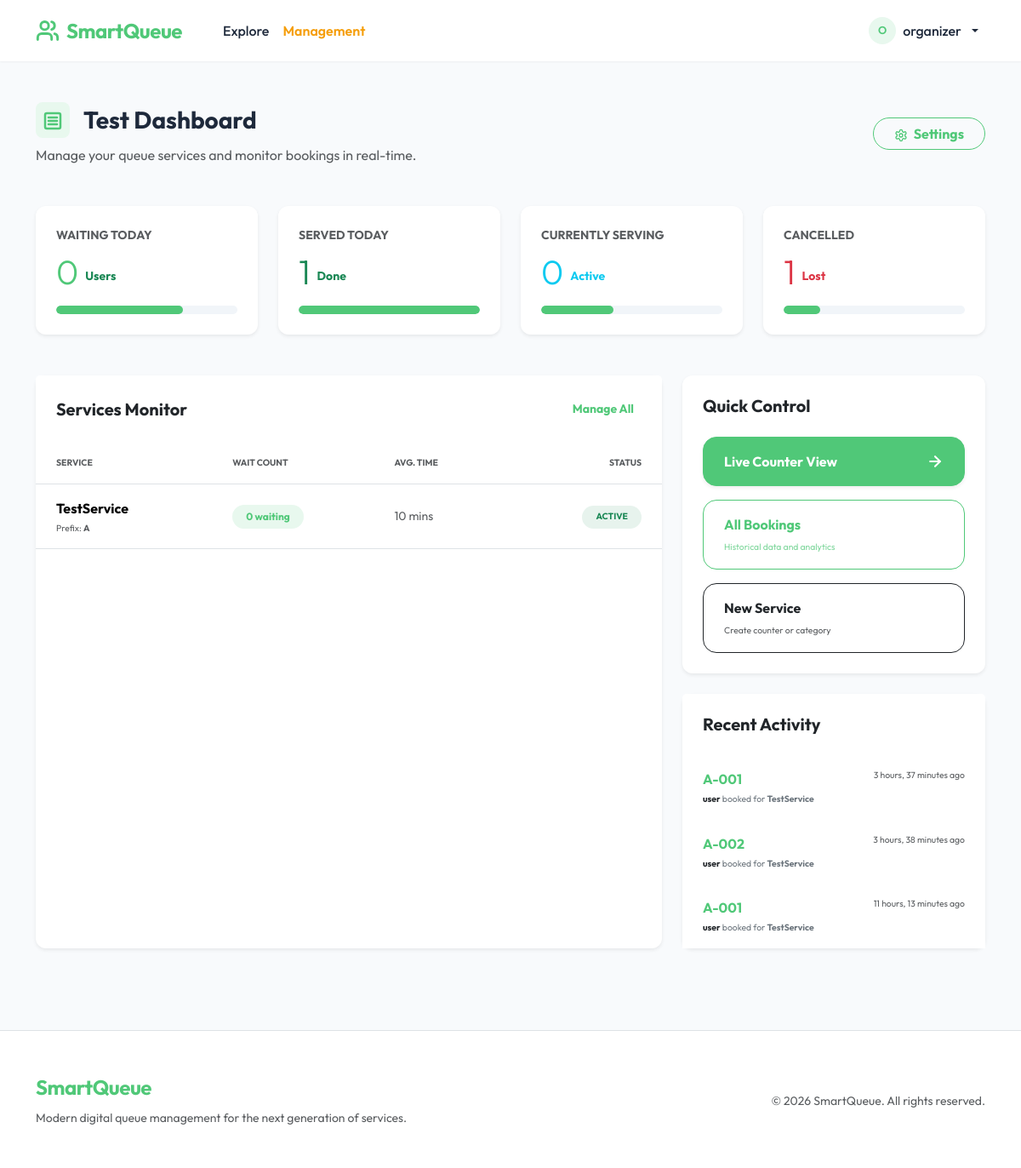
/organizer/test/dashboard/ (signed in), run on an earlier commit of the app's database.
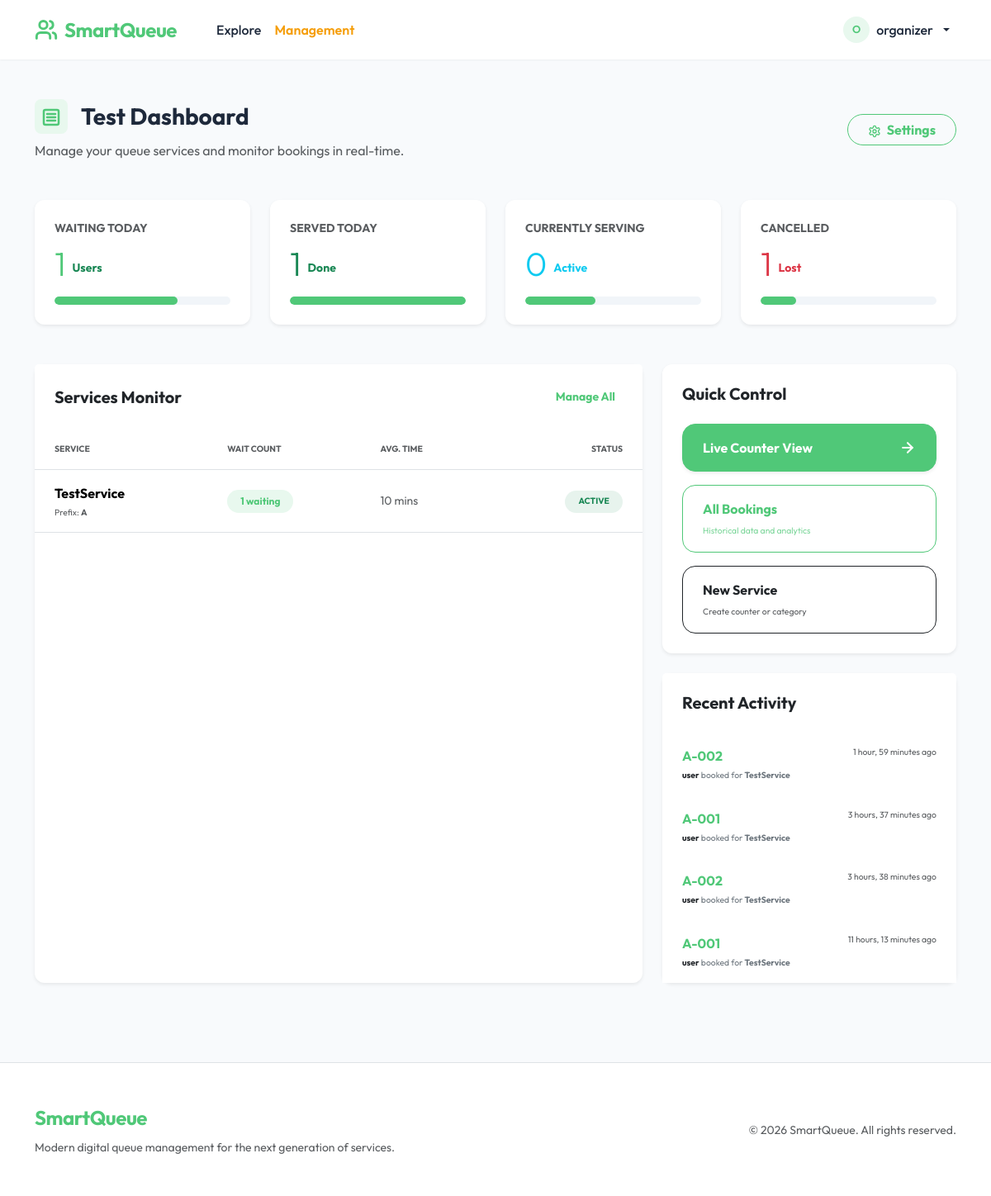
And on a later commit of the database.
### apps/organizations/models.py (models this page shows, shortened)
class Service(models.Model):
    organization = models.ForeignKey(Organization, on_delete=models.CASCADE, related_name='services')
    name = models.CharField(max_length=200)
    avg_service_time = models.IntegerField(default=10, help_text='Minutes per person')
    token_prefix = models.CharField(max_length=5, default='A')
    is_active = models.BooleanField(default=True)
    created_at = models.DateTimeField(auto_now_add=True)
    class Meta:
        ordering = ['name']

### apps/queue/models.py (models this page shows, shortened)
class Token(models.Model):
    STATUS_WAITING = 'waiting'
    STATUS_CALLED = 'called'
    STATUS_SERVING = 'serving'
    STATUS_COMPLETED = 'completed'
    STATUS_CANCELLED = 'cancelled'
    STATUS_CHOICES = [
        (STATUS_WAITING, 'Waiting'),
        (STATUS_CALLED, 'Called'),
        (STATUS_SERVING, 'Serving'),
        (STATUS_COMPLETED, 'Completed'),
        (STATUS_CANCELLED, 'Cancelled'),
    ]
    token_number = models.CharField(max_length=20)
    service = models.ForeignKey('organizations.Service', on_delete=models.CASCADE, related_name='tokens')
    user = models.ForeignKey(settings.AUTH_USER_MODEL, on_delete=models.CASCADE, related_name='tokens')
    organization = models.ForeignKey(
        'organizations.Organization',
        on_delete=models.CASCADE,
        related_name='tokens',
    )
    status = models.CharField(max_length=20, choices=STATUS_CHOICES, default=STATUS_WAITING)
    created_at = models.DateTimeField(auto_now_add=True)
    estimated_time = models.DateTimeField(null=True, blank=True)
    called_at = models.DateTimeField(null=True, blank=True)
    completed_at = models.DateTimeField(null=True, blank=True)
    is_emergency = models.BooleanField(default=False)
    emergency_reason = models.TextField(blank=True)
    emergency_document = models.FileField(upload_to='emergency_docs/', blank=True, null=True)
    emergency_approved = models.BooleanField(default=False)
    booking_date = models.DateField()
    archived = models.BooleanField(default=False)
    class Meta:
        ordering = ['created_at']
        constraints = [
            models.UniqueConstraint(
                fields=['service', 'token_number', 'booking_date'],
                name='uniq_token_number_per_service_day',
            ),
        ]

### apps/organizations/organizer_views.py (the view)
# urls.py: path('organizer/<slug:slug>/dashboard/', organizer_views.OrganizerDashboardView.as_view(), name='organizer_dashboard'),
class OrganizerDashboardView(OrganizerRequiredMixin, DetailView):
    model = Organization
    template_name = 'organizations/organizer/dashboard.html'
    context_object_name = 'organization'
    slug_url_kwarg = 'slug'
    def get_context_data(self, **kwargs):
        context = super().get_context_data(**kwargs)
        organization = self.get_object()
        today = timezone.localdate()
        all_tokens = Token.objects.filter(organization=organization)
        tokens_today = all_tokens.filter(booking_date=today)
        context['waiting_today'] = all_tokens.filter(status=Token.STATUS_WAITING).count()
        context['serving_today'] = all_tokens.filter(status=Token.STATUS_SERVING).count()
        context['completed_today'] = tokens_today.filter(status=Token.STATUS_COMPLETED).count()
        context['cancelled_today'] = tokens_today.filter(status=Token.STATUS_CANCELLED).count()
        context['recent_bookings'] = Token.objects.filter(
            organization=organization
        ).select_related('service', 'user').order_by('-created_at')[:10]
        context['services'] = organization.services.annotate(
            waiting_count=Count('tokens', filter=Q(tokens__status=Token.STATUS_WAITING))
        )
        context['today_bookings'] = Token.objects.filter(
            organization=organization,
            status__in=[Token.STATUS_WAITING, Token.STATUS_CALLED, Token.STATUS_SERVING]
        ).select_related('service', 'user').order_by('created_at')
        return context

### apps/organizations/organizer_views.py (called while the page is built)
    def test_func(self):
        org_slug = self.kwargs.get('slug') or self.kwargs.get('org_slug')
        if not org_slug:
            service_id = self.kwargs.get('service_id')
            if service_id:
                service = get_object_or_404(Service, pk=service_id)
                organization = service.organization
            else:
                return False
        else:
            organization = get_object_or_404(Organization, slug=org_slug)
        return self.request.user.is_staff or organization.organizers.filter(pk=self.request.user.pk).exists()

### apps/templates/organizations/organizer/dashboard.html (shortened to what the changed rows need)
{% extends "base.html" %}  {% block content %}
<div class="row align-items-center mb-5">
  <div class="col-md-8">
    <div class="d-flex align-items-center gap-3 mb-2">
      <h1 class="h3 fw-bold mb-0">{{ organization.name }} Dashboard</h1>
    </div>
  </div>
</div>
<div class="row g-4 mb-5">
  <div class="col-md-3">
    <div
      class="card border-0 shadow-sm overflow-hidden"
      style="border-radius: 16px"
    >
      <div class="card-body p-4">
        <div class="d-flex align-items-end gap-2">
          <div class="display-6 fw-extrabold text-primary">
            {{ waiting_today }}
          </div>
          <div class="small text-success fw-bold mb-2">Users</div>
        </div>
      </div>
    </div>
  </div>
</div>
<div class="row g-4">
  <div class="col-lg-8">
    <div class="card border-0 shadow-sm h-100" style="border-radius: 20px">
      <div class="card-body p-0">
        <div class="table-responsive">
          <table class="table table-hover align-middle mb-0">
            <thead class="bg-light">
              <tr>
                <th class="ps-4 py-3 text-muted x-small fw-bold text-uppercase">
                  Service
                </th>
                <th class="py-3 text-muted x-small fw-bold text-uppercase">
                  Wait Count
                </th>
                <th class="py-3 text-muted x-small fw-bold text-uppercase">
                  Avg. Time
                </th>
                <th
                  class="pe-4 py-3 text-muted x-small fw-bold text-uppercase text-end"
                >
                  Status
                </th>
              </tr>
            </thead>
            <tbody>
              {% for service in services %}
              <tr>
                <td class="ps-4 py-3 fw-bold">
                  {{ service.name }}
                  <div class="x-small text-muted fw-normal mt-1">
                    Prefix:
                    <span class="fw-bold">{{ service.token_prefix }}</span>
                  </div>
                </td>
                <td class="py-3">
                  <span
                    class="badge bg-primary-light text-primary rounded-pill px-3 py-2 fw-bold"
                    >{{ service.waiting_count }} waiting</span
                  >
                </td>
                <td class="py-3 text-muted small">
                  {{ service.avg_service_time }} mins
                </td>
                <td class="pe-4 py-3 text-end">
                  {% if service.is_active %}
                  <span
                    class="badge bg-success bg-opacity-10 text-success px-3 py-2 rounded-pill fw-bold"
                    style="font-size: 0.65rem"
                    >ACTIVE</span
                  >
                  {% else %}
                  <span
                    class="badge bg-danger bg-opacity-10 text-danger px-3 py-2 rounded-pill fw-bold"
                    style="font-size: 0.65rem"
                    >INACTIVE</span
                  >
                  {% endif %}
                </td>
              </tr>
              {% empty %}
              <tr>
                <td colspan="4" class="text-center py-5 text-muted small">
                  No services found.
                </td>
              </tr>
              {% endfor %}
            </tbody>
          </table>
        </div>
      </div>
    </div>
  </div>
  <div class="col-lg-4">
    <div class="card border-0 shadow-sm" style="border-radius: 20px">
      <div class="card-body p-0">
        <div class="list-group list-group-flush">
          {% for token in recent_bookings %}
          <div class="list-group-item px-4 py-3 border-0">
            <div class="d-flex justify-content-between align-items-start mb-1">
              <span class="fw-bold text-primary">{{ token.token_number }}</span>
              <span class="x-small text-muted"
                >{{ token.created_at|timesince }} ago</span
              >
            </div>
            <div class="x-small text-secondary">
              <span class="fw-bold text-dark">{{ token.user.username }}</span>
              booked for <span class="fw-bold">{{ token.service.name }}</span>
            </div>
          </div>
          {% empty %}
          <div class="p-5 text-center text-muted x-small">
            No recent activity
          </div>
          {% endfor %}
        </div>
      </div>
    </div>
  </div>
</div>
{% endblock %}

What changed in the data, as far as the page shows it:
computed for Service "TestService": waiting_count "0" → "1"
added Token: token_number "A-002", created_at "1 hour, 59 minutes", user.username "user", service.name "TestService"
Also different on the page:
{{ waiting_today }}: "0" → "1"
